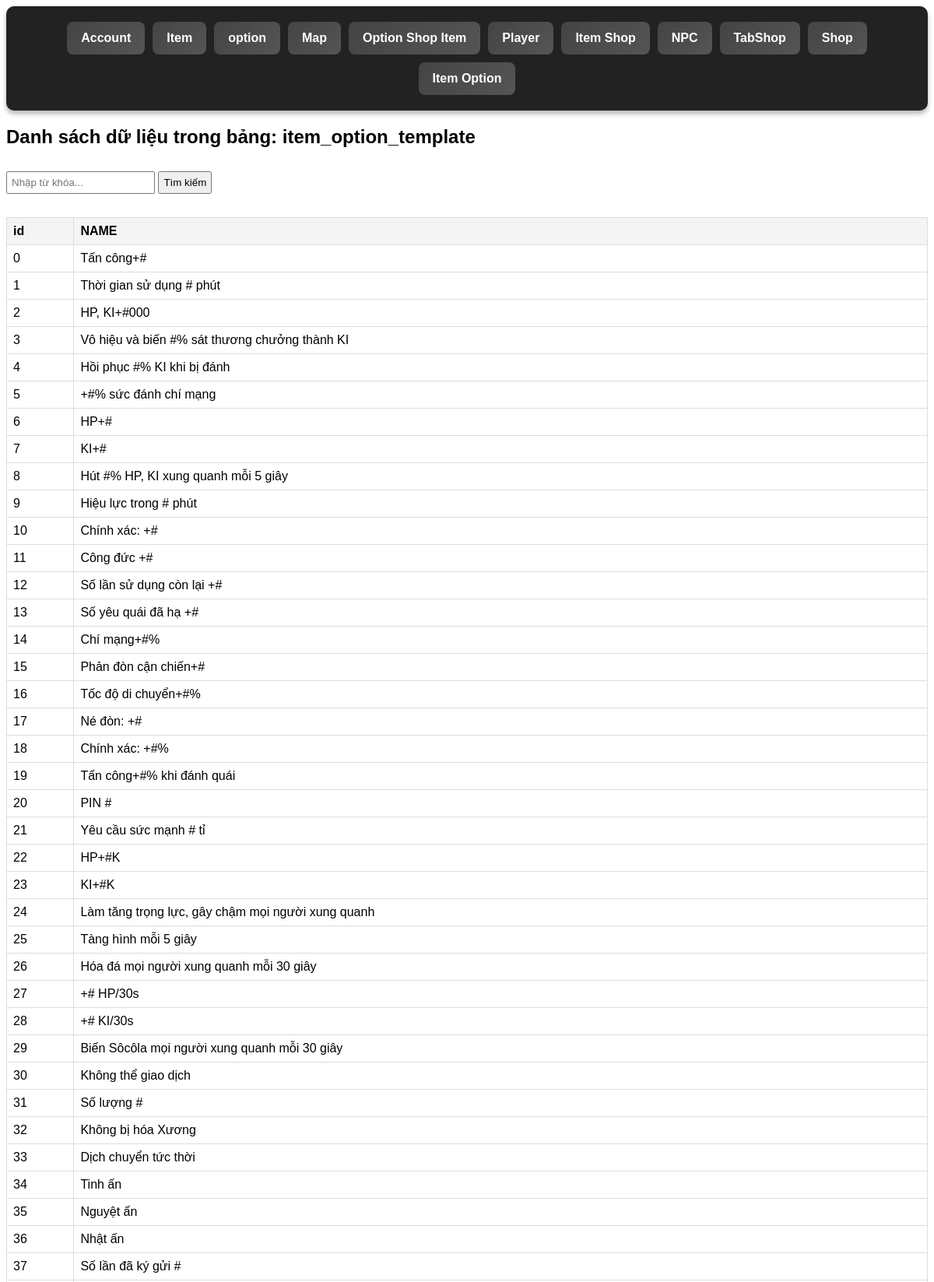
/vip/option.php (upper part), run on the app's committed database.
### tables this page shows
CREATE TABLE `item_option_template` (
  `id` int(11) NOT NULL,
  `NAME` varchar(255) NOT NULL
);

### vip/option.php (the view, shortened to what this page needs)
<?php
$servername = "localhost";
$username = "root";
$password = "";
$dbname = "nrotobei";
$tableName = "item_option_template";
include 'menu.php';
$conn = new mysqli($servername, $username, $password, $dbname);
$conn->set_charset("utf8");
$search = isset($_GET['search']) ? trim($_GET['search']) : '';
$columns_query = $conn->query("SHOW COLUMNS FROM `$tableName`");
$columns = [];
while ($col = $columns_query->fetch_assoc()) {
    $columns[] = "`" . $col['Field'] . "`";
}
$sql = "SELECT * FROM `$tableName`";
$result = $conn->query($sql);
?>
<!DOCTYPE html>
<html lang="vi">
<head>
</head>
<body>
    <h2>Danh sách dữ liệu trong bảng: <b><?php echo $tableName; ?></b></h2>
    <form method="GET">
        <input type="text" name="search" placeholder="Nhập từ khóa..." value="<?php echo htmlspecialchars($search); ?>">
        <button type="submit">Tìm kiếm</button>
    </form>
    <table>
        <thead>
            <tr>
                <?php foreach ($columns as $col): ?>
                    <th><?php echo htmlspecialchars(str_replace('`', '', $col)); ?></th>
                <?php endforeach; ?>
            </tr>
        </thead>
        <tbody>
            <?php if ($result->num_rows > 0): ?>
                <?php while ($row = $result->fetch_assoc()): ?>
                    <tr>
                        <?php foreach ($columns as $col): ?>
                            <td><?php echo htmlspecialchars($row[str_replace('`', '', $col)]); ?></td>
                        <?php endforeach; ?>
                    </tr>
                <?php endwhile; ?>
            <?php else: ?>
                <tr><td colspan="<?php echo count($columns); ?>">Không tìm thấy dữ liệu.</td></tr>
            <?php endif; ?>
        </tbody>
    </table>
</body>
</html>

### vip/option.php (style rules this page uses)
body { font-family: Arial, sans-serif; }
input, button { margin: 10px 0; padding: 5px; }
table { width: 100%; border-collapse: collapse; margin-top: 20px; }
th, td { border: 1px solid #ddd; padding: 8px; text-align: left; }
th { background-color: #f4f4f4; }

### data on the page
item_option_template: id "0", NAME "Tấn công+#"
item_option_template: id "1", NAME "Thời gian sử dụng # phút"
item_option_template: id "2", NAME "HP, KI+#000"
item_option_template: id "3", NAME "Vô hiệu và biến #% sát thương chưởng thành KI"
item_option_template: id "4", NAME "Hồi phục #% KI khi bị đánh"
item_option_template: id "5", NAME "+#% sức đánh chí mạng"
item_option_template: id "6", NAME "HP+#"
item_option_template: id "7", NAME "KI+#"
item_option_template: id "8", NAME "Hút #% HP, KI xung quanh mỗi 5 giây"
item_option_template: id "9", NAME "Hiệu lực trong # phút"
item_option_template: id "10", NAME "Chính xác: +#"
item_option_template: id "11", NAME "Công đức +#"
item_option_template: id "12", NAME "Số lần sử dụng còn lại +#"
item_option_template: id "13", NAME "Số yêu quái đã hạ +#"
item_option_template: id "14", NAME "Chí mạng+#%"
item_option_template: id "15", NAME "Phản đòn cận chiến+#"
item_option_template: id "16", NAME "Tốc độ di chuyển+#%"
item_option_template: id "17", NAME "Né đòn: +#"
item_option_template: id "18", NAME "Chính xác: +#%"
item_option_template: id "19", NAME "Tấn công+#% khi đánh quái"
item_option_template: id "20", NAME "PIN #"
item_option_template: id "21", NAME "Yêu cầu sức mạnh # tỉ"
item_option_template: id "22", NAME "HP+#K"
item_option_template: id "23", NAME "KI+#K"
item_option_template: id "24", NAME "Làm tăng trọng lực, gây chậm mọi người xung quanh"
item_option_template: id "25", NAME "Tàng hình mỗi 5 giây"
item_option_template: id "26", NAME "Hóa đá mọi người xung quanh mỗi 30 giây"
item_option_template: id "27", NAME "+# HP/30s"
item_option_template: id "28", NAME "+# KI/30s"
item_option_template: id "29", NAME "Biến Sôcôla mọi người xung quanh mỗi 30 giây"
item_option_template: id "30", NAME "Không thể giao dịch"
item_option_template: id "31", NAME "Số lượng #"
item_option_template: id "32", NAME "Không bị hóa Xương"
item_option_template: id "33", NAME "Dịch chuyển tức thời"
item_option_template: id "34", NAME "Tinh ấn"
item_option_template: id "35", NAME "Nguyệt ấn"
item_option_template: id "36", NAME "Nhật ấn"
item_option_template: id "37", NAME "Số lần đã ký gửi #"

### other printed values
$tableName "item_option_template"
str_replace('`', '', $col) "id"
str_replace('`', '', $col) "NAME"
